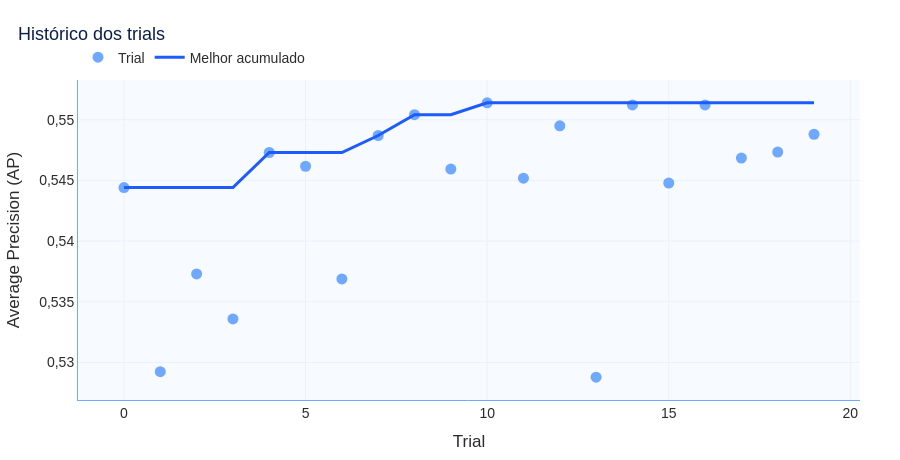
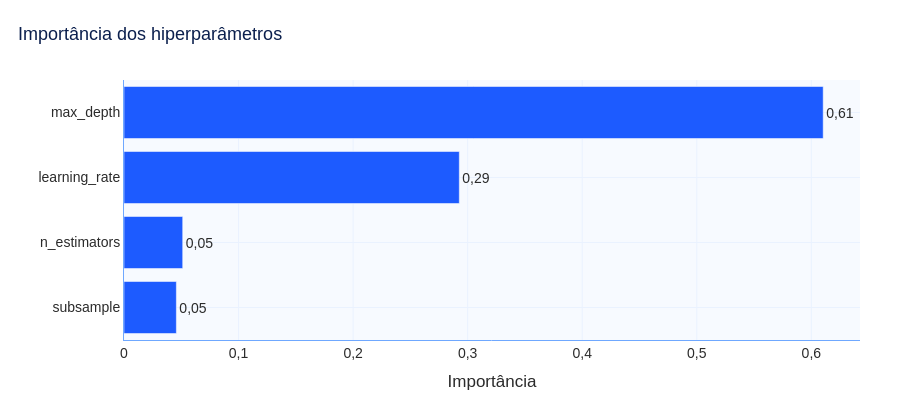

Notebook source saved alongside these figures, in order:
### Code cell
fig = grafico_historico_optuna(historico)
fig.show()

fig = grafico_importancia_hiperparametros(importancias)
fig.show()

### Figure 1 — Plotly figure (JSON) as saved in the notebook; plotly's stock layout.template omitted (floating-point values rounded to 4 significant figures)
{"data": [{"hovertemplate": "Trial %{x}: %{y:.4f}<extra></extra>", "marker": {"color": "#6FA8FF", "size": 11}, "mode": "markers", "name": "Trial", "type": "scatter", "x": [0, 1, 2, 3, 4, 5, 6, 7, 8, 9, 10, 11, 12, 13, 14, 15, 16, 17, 18, 19], "y": [0.5444, 0.5292, 0.5373, 0.5336, 0.5473, 0.5462, 0.5369, 0.5487, 0.5504, 0.5459, 0.5514, 0.5452, 0.5495, 0.5288, 0.5512, 0.5448, 0.5512, 0.5468, 0.5473, 0.5488]}, {"hovertemplate": "Trial %{x}: %{y:.4f}<extra></extra>", "line": {"color": "#1D5BFF", "width": 3}, "mode": "lines", "name": "Melhor acumulado", "type": "scatter", "x": [0, 1, 2, 3, 4, 5, 6, 7, 8, 9, 10, 11, 12, 13, 14, 15, 16, 17, 18, 19], "y": [0.5444, 0.5444, 0.5444, 0.5444, 0.5473, 0.5473, 0.5473, 0.5487, 0.5504, 0.5504, 0.5514, 0.5514, 0.5514, 0.5514, 0.5514, 0.5514, 0.5514, 0.5514, 0.5514, 0.5514]}], "layout": {"colorway": ["#1D5BFF", "#00C86F", "#A259FF", "#6FA8FF", "#123C8C"], "font": {"color": "#2B2B2B", "family": "Arial, sans-serif", "size": 14}, "height": 460, "hoverlabel": {"font": {"size": 13}}, "legend": {"orientation": "h", "title": {"text": ""}, "x": 0, "y": 1.02, "yanchor": "bottom"}, "margin": {"b": 60, "l": 70, "r": 40, "t": 80}, "paper_bgcolor": "#FFFFFF", "plot_bgcolor": "#F7FAFF", "separators": ",.", "showlegend": true, "title": {"font": {"color": "#0B1F4D", "size": 18}, "text": "Histórico dos trials", "x": 0.02}, "xaxis": {"gridcolor": "#EAF2FF", "linecolor": "#6FA8FF", "showgrid": true, "tickfont": {"color": "#2B2B2B"}, "title": {"font": {"color": "#2B2B2B"}, "text": "Trial"}, "zeroline": false}, "yaxis": {"gridcolor": "#EAF2FF", "linecolor": "#6FA8FF", "showgrid": true, "tickfont": {"color": "#2B2B2B"}, "title": {"font": {"color": "#2B2B2B"}, "text": "Average Precision (AP)"}, "zeroline": false}}}

### Figure 2 — Plotly figure (JSON) as saved in the notebook; plotly's stock layout.template omitted (floating-point values rounded to 4 significant figures)
{"data": [{"hovertemplate": "%{y}: %{x:.3f}<extra></extra>", "legendgroup": "", "marker": {"color": "#1D5BFF", "pattern": {"shape": ""}}, "name": "", "orientation": "h", "showlegend": false, "textposition": "outside", "texttemplate": "%{x:.2f}", "type": "bar", "x": [0.04571, 0.05125, 0.2927, 0.6103], "xaxis": "x", "y": ["subsample", "n_estimators", "learning_rate", "max_depth"], "yaxis": "y"}], "layout": {"barmode": "relative", "colorway": ["#1D5BFF", "#00C86F", "#A259FF", "#6FA8FF", "#123C8C"], "font": {"color": "#2B2B2B", "family": "Arial, sans-serif", "size": 14}, "height": 400, "hoverlabel": {"font": {"size": 13}}, "legend": {"orientation": "h", "title": {"text": ""}, "tracegroupgap": 0, "x": 0, "y": 1.02, "yanchor": "bottom"}, "margin": {"b": 60, "l": 70, "r": 40, "t": 80}, "paper_bgcolor": "#FFFFFF", "plot_bgcolor": "#F7FAFF", "separators": ",.", "showlegend": false, "title": {"font": {"color": "#0B1F4D", "size": 18}, "text": "Importância dos hiperparâmetros", "x": 0.02}, "xaxis": {"anchor": "y", "domain": [0, 1], "gridcolor": "#EAF2FF", "linecolor": "#6FA8FF", "showgrid": true, "tickfont": {"color": "#2B2B2B"}, "title": {"font": {"color": "#2B2B2B"}, "text": "Importância"}, "zeroline": false}, "yaxis": {"anchor": "x", "domain": [0, 1], "gridcolor": "#EAF2FF", "linecolor": "#6FA8FF", "showgrid": true, "tickfont": {"color": "#2B2B2B"}, "title": {"font": {"color": "#2B2B2B"}, "text": ""}, "zeroline": false}}}
